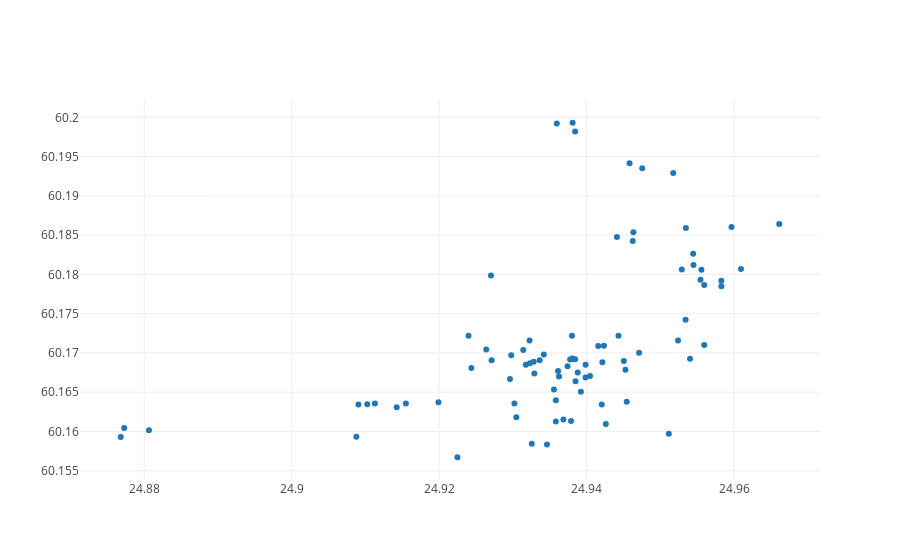

The code cell stored with this chart in its notebook:
### Code cell
py.iplot(data, filename='basic-scatter')
